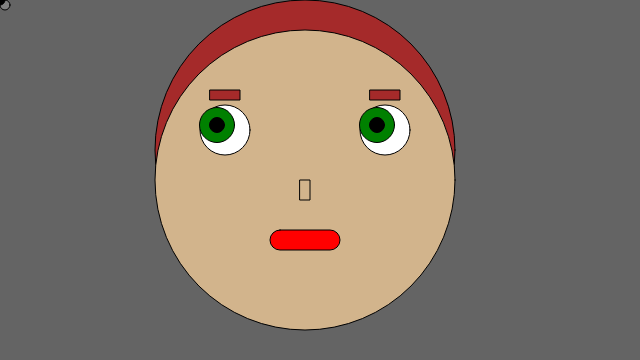
Frame 1 (no input)
Frame 60 (no input): identical to frame 1, image omitted
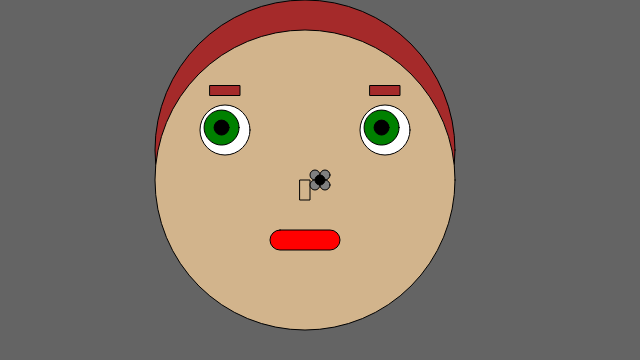
Frame 120 (the mouse pressed at the canvas centre since frame 60)

The p5.js sketch that drew these frames (run headless with seeded random() and noise() and a simulated clock; from frame 60 on, the mouse is pressed at the canvas centre):

// p5.js sketch
// ── sketch.js
/*Self Portrait V.3 by Sebastian
interactive
*/ 

function setup() {
    createCanvas(640, 360);
}

function draw ()  {
    background(100);
    
    var x = 5;
    
    var faceSize = 300;
    var eyeSize = 50;
    var eyecolorSize = 35;
    var ReyecolorX = 372 + mouseX / 70;
    var ReyecolorY = 125 + mouseY / 70;
    var LeyecolorX = 212 + mouseX / 70;
    var LeyecolorY = 125 + mouseY / 70;   
    var pupilSize = 15;
    var lefteyex = 220;
    var eyeY = 130;
    var righteyex = 380;
    var hairColor = "brown";
    var skinColor = "tan";
    var headx = 300;
    var heady = 180;
    var hairx = 300;
    var hairy = 150;
    var eyeballcolor = "white";
    var eyecolor = "green";
    var pupilcolor = "black";
    var mouthcolor = "red";
    var mouthx = 265;
    var mouthy = 230;
    var mouthlength = 70;
    var mouthwidth = 20;
    var mouthcurve = 10;
    var nosex = 295;
    var nosey = 180;
    var noselength = 10;
    var nosewidth = 20;
    var LbrowX = 210;
    var LbrowY = 90 - mouseY / 40;
    var RbrowX = 370;
    var RbrowY = 90 - mouseY / 40;
    var LbrowLength = 30;
    var LbrowWidth = 10;
    var RbrowLength = 30;
    var RbrowWidth = 10;
    
    //hair
    fill(hairColor);
    ellipse(hairx + x, hairy, faceSize);    
    
    
    //head
    fill(skinColor);
    ellipse(headx + x, heady, faceSize);
    //eyebrows
    fill("brown");
    rect(LbrowX, LbrowY, LbrowLength, LbrowWidth);
    rect(RbrowX, RbrowY, RbrowLength, RbrowWidth);
    //eyes
    fill(eyeballcolor);
    ellipse(lefteyex + x, eyeY, eyeSize);
    ellipse(righteyex + x, eyeY, eyeSize);
    fill(eyecolor)
    ellipse(LeyecolorX + x, LeyecolorY, eyecolorSize);
    ellipse(ReyecolorX + x, ReyecolorY, eyecolorSize);
    fill(pupilcolor);
    ellipse(LeyecolorX + x, LeyecolorY, pupilSize);
    ellipse(ReyecolorX + x, ReyecolorY, pupilSize);
    
    //mouth
    fill(mouthcolor)
    rect(mouthx + x, mouthy, mouthlength, mouthwidth, mouthcurve);
    
    //nose
    fill(skinColor)
    rect(nosex + x, nosey, noselength, nosewidth);
    
    //fly
    fill("gray")
    ellipse(mouseX - 5, mouseY - 5, 10)
    ellipse(mouseX - 5, mouseY + 5, 10)
    ellipse(mouseX + 5, mouseY - 5, 10)
    ellipse(mouseX + 5, mouseY + 5, 10)
    fill("black")
    ellipse(mouseX, mouseY, 10)
    
} 
// ── style.css
body {
    font-family: Helvetica;
    margin: 0;
    padding: 0;
    background-color: grey;
    color: black;
}

h1 {
    text-align: center;
}

#container{
    padding: 70px;
    width:500px;
}

.link {
    list-style: none;
    color: green;
}

a {
    display: block;
    box-sizing: border-box; 
    width: 130px; 
    padding: 10px;
    text-decoration: none;
    text-align: center; 
    background-color: #58595b; 
    color:#ffffff;
}
ul {
    list-style: none;
}

img {
    align-content: center;
    width: 60%;
}
